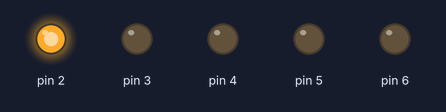
Recording of a sketch running on a simulated Arduino Uno, built with avr-gcc and run on an emulated ATmega328P. Parts: output pins drawn as LEDs (lit = HIGH).

Above: at 0.1 s.
At 0.5 s:
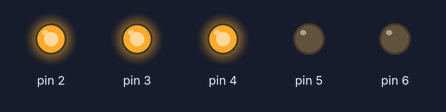
At 0.9 s:
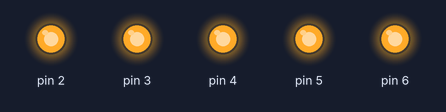
At 1.9 s:
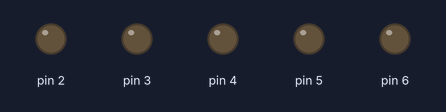
At 3.1 s:
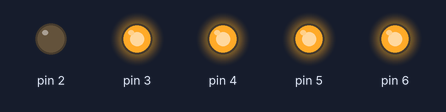
At 4.3 s:
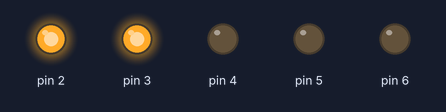
Timing chart, 0 to 4.6 s (numbered marks = the images above):
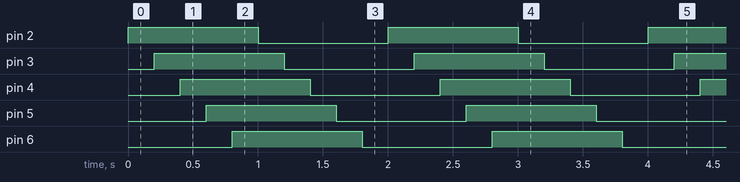

Measured:
- by itself, pin 2–6: alternates HIGH for 1.0 s and LOW for 1.0 s
- by itself, everything shown: repeats every 2.0 s, in 10 steps

The sketch:

lesson_3.ino
```cpp
int BASE = 2 ;  //第一个 LED 接的 I/O 口
int NUM = 5;   //LED 的总数
void setup()
{
   for (int i = BASE; i < BASE + NUM; i ++)
   {
     pinMode(i, OUTPUT);   //设定数字I/O口为输出
   }
}

void loop()
{
   for (int i = BASE; i < BASE + NUM; i ++)
   {
     digitalWrite(i, HIGH);    //设定数字I/O口输出为"高"，即逐渐开灯
     delay(200);        //延迟
   }
   for (int i = BASE; i < BASE + NUM; i ++)
   {
     digitalWrite(i, LOW);    //设定数字I/O口输出为"低"，即逐渐关灯
     delay(200);        //延迟
   }
}
```
